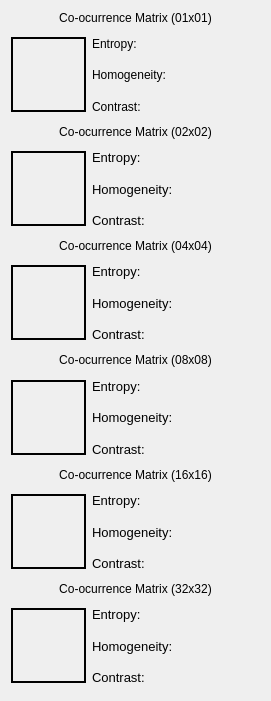
   <widget class="QWidget" name="verticalLayoutWidget">
    <property name="geometry">
     <rect>
      <x>1190</x>
      <y>10</y>
      <width>271</width>
      <height>701</height>
     </rect>
    </property>
    <layout class="QVBoxLayout" name="HaralickDescriptors">
     <item>
      <widget class="QLabel" name="HaralickDescriptors_label_01">
       <property name="sizePolicy">
        <sizepolicy hsizetype="Preferred" vsizetype="Fixed">
         <horstretch>0</horstretch>
         <verstretch>0</verstretch>
        </sizepolicy>
       </property>
       <property name="text">
        <string>Co-ocurrence Matrix (01x01)</string>
       </property>
       <property name="alignment">
        <set>Qt::AlignmentFlag::AlignCenter</set>
       </property>
      </widget>
     </item>
     <item>
      <layout class="QHBoxLayout" name="HaralickDescriptorsView_01">
       <item>
        <widget class="QLabel" name="CoOcurrenceMatrix_01">
         <property name="sizePolicy">
          <sizepolicy hsizetype="Fixed" vsizetype="Fixed">
           <horstretch>0</horstretch>
           <verstretch>1</verstretch>
          </sizepolicy>
         </property>
         <property name="minimumSize">
          <size>
           <width>75</width>
           <height>75</height>
          </size>
         </property>
         <property name="baseSize">
          <size>
           <width>100</width>
           <height>100</height>
          </size>
         </property>
         <property name="autoFillBackground">
          <bool>false</bool>
         </property>
         <property name="styleSheet">
          <string notr="true"/>
         </property>
         <property name="frameShape">
          <enum>QFrame::Shape::Panel</enum>
         </property>
         <property name="lineWidth">
          <number>2</number>
         </property>
         <property name="midLineWidth">
          <number>0</number>
         </property>
         <property name="text">
          <string/>
         </property>
         <property name="alignment">
          <set>Qt::AlignmentFlag::AlignCenter</set>
         </property>
        </widget>
       </item>
       <item>
        <layout class="QGridLayout" name="Haralick_01">
         <item row="1" column="1">
          <widget class="QLabel" name="Homogeneity_01_val">
           <property name="font">
            <font/>
           </property>
           <property name="frameShape">
            <enum>QFrame::Shape::NoFrame</enum>
           </property>
           <property name="text">
            <string/>
           </property>
           <property name="alignment">
            <set>Qt::AlignmentFlag::AlignRight|Qt::AlignmentFlag::AlignTrailing|Qt::AlignmentFlag::AlignVCenter</set>
           </property>
          </widget>
         </item>
         <item row="0" column="0">
          <widget class="QLabel" name="Entropy_01">
           <property name="font">
            <font/>
           </property>
           <property name="frameShape">
            <enum>QFrame::Shape::NoFrame</enum>
           </property>
           <property name="frameShadow">
            <enum>QFrame::Shadow::Plain</enum>
           </property>
           <property name="lineWidth">
            <number>1</number>
           </property>
           <property name="text">
            <string>Entropy:</string>
           </property>
          </widget>
         </item>
         <item row="1" column="0">
          <widget class="QLabel" name="Homogeneity_01">
           <property name="font">
            <font/>
           </property>
           <property name="frameShape">
            <enum>QFrame::Shape::NoFrame</enum>
           </property>
           <property name="text">
            <string>Homogeneity:</string>
           </property>
          </widget>
         </item>
         <item row="0" column="1">
          <widget class="QLabel" name="Entropy_01_val">
           <property name="font">
            <font/>
           </property>
           <property name="frameShape">
            <enum>QFrame::Shape::NoFrame</enum>
           </property>
           <property name="text">
            <string/>
           </property>
           <property name="alignment">
            <set>Qt::AlignmentFlag::AlignRight|Qt::AlignmentFlag::AlignTrailing|Qt::AlignmentFlag::AlignVCenter</set>
           </property>
          </widget>
         </item>
         <item row="2" column="0">
          <widget class="QLabel" name="Contras_01">
           <property name="font">
            <font/>
           </property>
           <property name="frameShape">
            <enum>QFrame::Shape::NoFrame</enum>
           </property>
           <property name="text">
            <string>Contrast:</string>
           </property>
          </widget>
         </item>
         <item row="2" column="1">
          <widget class="QLabel" name="Contrast_01_val">
           <property name="font">
            <font/>
           </property>
           <property name="frameShape">
            <enum>QFrame::Shape::NoFrame</enum>
           </property>
           <property name="text">
            <string/>
           </property>
           <property name="alignment">
            <set>Qt::AlignmentFlag::AlignRight|Qt::AlignmentFlag::AlignTrailing|Qt::AlignmentFlag::AlignVCenter</set>
           </property>
          </widget>
         </item>
        </layout>
       </item>
      </layout>
     </item>
     <item>
      <widget class="QLabel" name="HaralickDescriptors_label_02">
       <property name="sizePolicy">
        <sizepolicy hsizetype="Preferred" vsizetype="Fixed">
         <horstretch>0</horstretch>
         <verstretch>0</verstretch>
        </sizepolicy>
       </property>
       <property name="text">
        <string>Co-ocurrence Matrix (02x02)</string>
       </property>
       <property name="alignment">
        <set>Qt::AlignmentFlag::AlignCenter</set>
       </property>
      </widget>
     </item>
     <item>
      <layout class="QHBoxLayout" name="HaralickDescriptorsView_02">
       <item>
        <widget class="QLabel" name="CoOcurrenceMatrix_02">
         <property name="sizePolicy">
          <sizepolicy hsizetype="Fixed" vsizetype="Fixed">
           <horstretch>0</horstretch>
           <verstretch>1</verstretch>
          </sizepolicy>
         </property>
         <property name="minimumSize">
          <size>
           <width>75</width>
           <height>75</height>
          </size>
         </property>
         <property name="baseSize">
          <size>
           <width>100</width>
           <height>100</height>
          </size>
         </property>
         <property name="autoFillBackground">
          <bool>false</bool>
         </property>
         <property name="styleSheet">
          <string notr="true"/>
         </property>
         <property name="frameShape">
          <enum>QFrame::Shape::Panel</enum>
         </property>
         <property name="lineWidth">
          <number>2</number>
         </property>
         <property name="midLineWidth">
          <number>0</number>
         </property>
         <property name="text">
          <string/>
         </property>
         <property name="alignment">
          <set>Qt::AlignmentFlag::AlignCenter</set>
         </property>
        </widget>
       </item>
       <item>
        <layout class="QGridLayout" name="Haralick_02">
         <item row="1" column="1">
          <widget class="QLabel" name="Homogeneity_02_val">
           <property name="font">
            <font>
             <pointsize>10</pointsize>
            </font>
           </property>
           <property name="frameShape">
            <enum>QFrame::Shape::NoFrame</enum>
           </property>
           <property name="text">
            <string/>
           </property>
           <property name="alignment">
            <set>Qt::AlignmentFlag::AlignRight|Qt::AlignmentFlag::AlignTrailing|Qt::AlignmentFlag::AlignVCenter</set>
           </property>
          </widget>
         </item>
         <item row="0" column="0">
          <widget class="QLabel" name="Entropy_02">
           <property name="font">
            <font>
             <pointsize>10</pointsize>
            </font>
           </property>
           <property name="frameShape">
            <enum>QFrame::Shape::NoFrame</enum>
           </property>
           <property name="text">
            <string>Entropy:</string>
           </property>
          </widget>
         </item>
         <item row="1" column="0">
          <widget class="QLabel" name="Homogeneity_02">
           <property name="font">
            <font>
             <pointsize>10</pointsize>
            </font>
           </property>
           <property name="frameShape">
            <enum>QFrame::Shape::NoFrame</enum>
           </property>
           <property name="text">
            <string>Homogeneity:</string>
           </property>
          </widget>
         </item>
         <item row="0" column="1">
          <widget class="QLabel" name="Entropy_02_val">
           <property name="font">
            <font>
             <pointsize>10</pointsize>
            </font>
           </property>
           <property name="frameShape">
            <enum>QFrame::Shape::NoFrame</enum>
           </property>
           <property name="text">
            <string/>
           </property>
           <property name="alignment">
            <set>Qt::AlignmentFlag::AlignRight|Qt::AlignmentFlag::AlignTrailing|Qt::AlignmentFlag::AlignVCenter</set>
           </property>
          </widget>
         </item>
         <item row="2" column="0">
          <widget class="QLabel" name="Contras_02">
           <property name="font">
            <font>
             <pointsize>10</pointsize>
            </font>
           </property>
           <property name="frameShape">
            <enum>QFrame::Shape::NoFrame</enum>
           </property>
           <property name="text">
            <string>Contrast:</string>
           </property>
          </widget>
         </item>
         <item row="2" column="1">
          <widget class="QLabel" name="Contrast_02_val">
           <property name="font">
            <font>
             <pointsize>10</pointsize>
            </font>
           </property>
           <property name="frameShape">
            <enum>QFrame::Shape::NoFrame</enum>
           </property>
           <property name="text">
            <string/>
           </property>
           <property name="alignment">
            <set>Qt::AlignmentFlag::AlignRight|Qt::AlignmentFlag::AlignTrailing|Qt::AlignmentFlag::AlignVCenter</set>
           </property>
          </widget>
         </item>
        </layout>
       </item>
      </layout>
     </item>
     <item>
      <widget class="QLabel" name="HaralickDescriptors_label_04">
       <property name="sizePolicy">
        <sizepolicy hsizetype="Preferred" vsizetype="Fixed">
         <horstretch>0</horstretch>
         <verstretch>0</verstretch>
        </sizepolicy>
       </property>
       <property name="text">
        <string>Co-ocurrence Matrix (04x04)</string>
       </property>
       <property name="alignment">
        <set>Qt::AlignmentFlag::AlignCenter</set>
       </property>
      </widget>
     </item>
     <item>
      <layout class="QHBoxLayout" name="HaralickDescriptorsView_04">
       <item>
        <widget class="QLabel" name="CoOcurrenceMatrix_04">
         <property name="sizePolicy">
          <sizepolicy hsizetype="Fixed" vsizetype="Fixed">
           <horstretch>0</horstretch>
           <verstretch>1</verstretch>
          </sizepolicy>
         </property>
         <property name="minimumSize">
          <size>
           <width>75</width>
           <height>75</height>
          </size>
         </property>
         <property name="baseSize">
          <size>
           <width>100</width>
           <height>100</height>
          </size>
         </property>
         <property name="autoFillBackground">
          <bool>false</bool>
         </property>
         <property name="styleSheet">
          <string notr="true"/>
         </property>
         <property name="frameShape">
          <enum>QFrame::Shape::Panel</enum>
         </property>
         <property name="lineWidth">
          <number>2</number>
         </property>
         <property name="midLineWidth">
          <number>0</number>
         </property>
         <property name="text">
          <string/>
         </property>
         <property name="alignment">
          <set>Qt::AlignmentFlag::AlignCenter</set>
         </property>
        </widget>
       </item>
       <item>
        <layout class="QGridLayout" name="Haralick_04">
         <item row="1" column="1">
          <widget class="QLabel" name="Homogeneity_04_val">
           <property name="font">
            <font>
             <pointsize>10</pointsize>
            </font>
           </property>
           <property name="frameShape">
            <enum>QFrame::Shape::NoFrame</enum>
           </property>
           <property name="text">
            <string/>
           </property>
           <property name="alignment">
            <set>Qt::AlignmentFlag::AlignRight|Qt::AlignmentFlag::AlignTrailing|Qt::AlignmentFlag::AlignVCenter</set>
           </property>
          </widget>
         </item>
         <item row="0" column="1">
          <widget class="QLabel" name="Entropy_04_val">
           <property name="font">
            <font>
             <pointsize>10</pointsize>
            </font>
           </property>
           <property name="frameShape">
            <enum>QFrame::Shape::NoFrame</enum>
           </property>
           <property name="text">
            <string/>
           </property>
           <property name="alignment">
            <set>Qt::AlignmentFlag::AlignRight|Qt::AlignmentFlag::AlignTrailing|Qt::AlignmentFlag::AlignVCenter</set>
           </property>
          </widget>
         </item>
         <item row="2" column="0">
          <widget class="QLabel" name="Contras_04">
           <property name="font">
            <font>
             <pointsize>10</pointsize>
            </font>
           </property>
           <property name="frameShape">
            <enum>QFrame::Shape::NoFrame</enum>
           </property>
           <property name="text">
            <string>Contrast:</string>
           </property>
          </widget>
         </item>
         <item row="0" column="0">
          <widget class="QLabel" name="Entropy_04">
           <property name="font">
            <font>
             <pointsize>10</pointsize>
            </font>
           </property>
           <property name="frameShape">
            <enum>QFrame::Shape::NoFrame</enum>
           </property>
           <property name="text">
            <string>Entropy:</string>
           </property>
          </widget>
         </item>
         <item row="2" column="1">
          <widget class="QLabel" name="Contrast_04_val">
           <property name="font">
            <font>
             <pointsize>10</pointsize>
            </font>
           </property>
           <property name="frameShape">
            <enum>QFrame::Shape::NoFrame</enum>
           </property>
           <property name="text">
            <string/>
           </property>
           <property name="alignment">
            <set>Qt::AlignmentFlag::AlignRight|Qt::AlignmentFlag::AlignTrailing|Qt::AlignmentFlag::AlignVCenter</set>
           </property>
          </widget>
         </item>
         <item row="1" column="0">
          <widget class="QLabel" name="Homogeneity_04">
           <property name="font">
            <font>
             <pointsize>10</pointsize>
            </font>
           </property>
           <property name="frameShape">
            <enum>QFrame::Shape::NoFrame</enum>
           </property>
           <property name="text">
            <string>Homogeneity:</string>
           </property>
          </widget>
         </item>
        </layout>
       </item>
      </layout>
     </item>
     <item>
      <widget class="QLabel" name="HaralickDescriptors_label_08">
       <property name="sizePolicy">
        <sizepolicy hsizetype="Preferred" vsizetype="Fixed">
         <horstretch>0</horstretch>
         <verstretch>0</verstretch>
        </sizepolicy>
       </property>
       <property name="text">
        <string>Co-ocurrence Matrix (08x08)</string>
       </property>
       <property name="alignment">
        <set>Qt::AlignmentFlag::AlignCenter</set>
       </property>
      </widget>
     </item>
     <item>
      <layout class="QHBoxLayout" name="HaralickDescriptorsView_08">
       <item>
        <widget class="QLabel" name="CoOcurrenceMatrix_08">
         <property name="sizePolicy">
          <sizepolicy hsizetype="Fixed" vsizetype="Fixed">
           <horstretch>0</horstretch>
           <verstretch>1</verstretch>
          </sizepolicy>
         </property>
         <property name="minimumSize">
          <size>
           <width>75</width>
           <height>75</height>
          </size>
         </property>
         <property name="baseSize">
          <size>
           <width>100</width>
           <height>100</height>
          </size>
         </property>
         <property name="autoFillBackground">
          <bool>false</bool>
         </property>
         <property name="styleSheet">
          <string notr="true"/>
         </property>
         <property name="frameShape">
          <enum>QFrame::Shape::Panel</enum>
         </property>
         <property name="lineWidth">
          <number>2</number>
         </property>
         <property name="midLineWidth">
          <number>0</number>
         </property>
         <property name="text">
          <string/>
         </property>
         <property name="alignment">
          <set>Qt::AlignmentFlag::AlignCenter</set>
         </property>
        </widget>
       </item>
       <item>
        <layout class="QGridLayout" name="Haralick_08">
         <item row="1" column="1">
          <widget class="QLabel" name="Homogeneity_08_val">
           <property name="font">
            <font>
             <pointsize>10</pointsize>
            </font>
           </property>
           <property name="frameShape">
            <enum>QFrame::Shape::NoFrame</enum>
           </property>
           <property name="text">
            <string/>
           </property>
           <property name="alignment">
            <set>Qt::AlignmentFlag::AlignRight|Qt::AlignmentFlag::AlignTrailing|Qt::AlignmentFlag::AlignVCenter</set>
           </property>
          </widget>
         </item>
         <item row="0" column="0">
          <widget class="QLabel" name="Entropy_08">
           <property name="font">
            <font>
             <pointsize>10</pointsize>
            </font>
           </property>
           <property name="frameShape">
            <enum>QFrame::Shape::NoFrame</enum>
           </property>
           <property name="text">
            <string>Entropy:</string>
           </property>
          </widget>
         </item>
         <item row="1" column="0">
          <widget class="QLabel" name="Homogeneity_08">
           <property name="font">
            <font>
             <pointsize>10</pointsize>
            </font>
           </property>
           <property name="frameShape">
            <enum>QFrame::Shape::NoFrame</enum>
           </property>
           <property name="text">
            <string>Homogeneity:</string>
           </property>
          </widget>
         </item>
         <item row="0" column="1">
          <widget class="QLabel" name="Entropy_08_val">
           <property name="font">
            <font>
             <pointsize>10</pointsize>
            </font>
           </property>
           <property name="frameShape">
            <enum>QFrame::Shape::NoFrame</enum>
           </property>
           <property name="text">
            <string/>
           </property>
           <property name="alignment">
            <set>Qt::AlignmentFlag::AlignRight|Qt::AlignmentFlag::AlignTrailing|Qt::AlignmentFlag::AlignVCenter</set>
           </property>
          </widget>
         </item>
         <item row="2" column="0">
          <widget class="QLabel" name="Contras_08">
           <property name="font">
            <font>
             <pointsize>10</pointsize>
            </font>
           </property>
           <property name="frameShape">
            <enum>QFrame::Shape::NoFrame</enum>
           </property>
           <property name="text">
            <string>Contrast:</string>
           </property>
          </widget>
         </item>
         <item row="2" column="1">
          <widget class="QLabel" name="Contrast_08_val">
           <property name="font">
            <font>
             <pointsize>10</pointsize>
            </font>
           </property>
           <property name="frameShape">
            <enum>QFrame::Shape::NoFrame</enum>
           </property>
           <property name="text">
            <string/>
           </property>
           <property name="alignment">
            <set>Qt::AlignmentFlag::AlignRight|Qt::AlignmentFlag::AlignTrailing|Qt::AlignmentFlag::AlignVCenter</set>
           </property>
          </widget>
         </item>
        </layout>
       </item>
      </layout>
     </item>
     <item>
      <widget class="QLabel" name="HaralickDescriptors_label_16">
       <property name="sizePolicy">
        <sizepolicy hsizetype="Preferred" vsizetype="Fixed">
         <horstretch>0</horstretch>
         <verstretch>0</verstretch>
        </sizepolicy>
       </property>
       <property name="text">
        <string>Co-ocurrence Matrix (16x16)</string>
       </property>
       <property name="alignment">
        <set>Qt::AlignmentFlag::AlignCenter</set>
       </property>
      </widget>
     </item>
     <item>
      <layout class="QHBoxLayout" name="HaralickDescriptorsView_16">
       <item>
        <widget class="QLabel" name="CoOcurrenceMatrix_16">
         <property name="sizePolicy">
          <sizepolicy hsizetype="Fixed" vsizetype="Fixed">
           <horstretch>0</horstretch>
           <verstretch>1</verstretch>
          </sizepolicy>
         </property>
         <property name="minimumSize">
          <size>
           <width>75</width>
           <height>75</height>
          </size>
         </property>
         <property name="baseSize">
          <size>
           <width>100</width>
           <height>100</height>
          </size>
         </property>
         <property name="autoFillBackground">
          <bool>false</bool>
         </property>
         <property name="styleSheet">
          <string notr="true"/>
         </property>
         <property name="frameShape">
          <enum>QFrame::Shape::Panel</enum>
         </property>
         <property name="lineWidth">
          <number>2</number>
         </property>
         <property name="midLineWidth">
          <number>0</number>
         </property>
         <property name="text">
          <string/>
         </property>
         <property name="alignment">
          <set>Qt::AlignmentFlag::AlignCenter</set>
         </property>
        </widget>
       </item>
       <item>
        <layout class="QGridLayout" name="Haralick_16">
         <item row="1" column="1">
          <widget class="QLabel" name="Homogeneity_16_val">
           <property name="font">
            <font>
             <pointsize>10</pointsize>
            </font>
           </property>
           <property name="frameShape">
            <enum>QFrame::Shape::NoFrame</enum>
           </property>
           <property name="text">
            <string/>
           </property>
           <property name="alignment">
            <set>Qt::AlignmentFlag::AlignRight|Qt::AlignmentFlag::AlignTrailing|Qt::AlignmentFlag::AlignVCenter</set>
           </property>
          </widget>
         </item>
         <item row="0" column="0">
          <widget class="QLabel" name="Entropy_16">
           <property name="font">
            <font>
             <pointsize>10</pointsize>
            </font>
           </property>
           <property name="frameShape">
            <enum>QFrame::Shape::NoFrame</enum>
           </property>
           <property name="text">
            <string>Entropy:</string>
           </property>
          </widget>
         </item>
         <item row="1" column="0">
          <widget class="QLabel" name="Homogeneity_16">
           <property name="font">
            <font>
             <pointsize>10</pointsize>
            </font>
           </property>
           <property name="frameShape">
            <enum>QFrame::Shape::NoFrame</enum>
           </property>
           <property name="text">
            <string>Homogeneity:</string>
           </property>
          </widget>
         </item>
         <item row="0" column="1">
          <widget class="QLabel" name="Entropy_16_val">
           <property name="font">
            <font>
             <pointsize>10</pointsize>
            </font>
           </property>
           <property name="frameShape">
            <enum>QFrame::Shape::NoFrame</enum>
           </property>
           <property name="text">
            <string/>
           </property>
           <property name="alignment">
            <set>Qt::AlignmentFlag::AlignRight|Qt::AlignmentFlag::AlignTrailing|Qt::AlignmentFlag::AlignVCenter</set>
           </property>
          </widget>
         </item>
         <item row="2" column="0">
          <widget class="QLabel" name="Contras_16">
           <property name="font">
            <font>
             <pointsize>10</pointsize>
            </font>
           </property>
           <property name="frameShape">
            <enum>QFrame::Shape::NoFrame</enum>
           </property>
           <property name="text">
            <string>Contrast:</string>
           </property>
          </widget>
         </item>
         <item row="2" column="1">
          <widget class="QLabel" name="Contrast_16_val">
           <property name="font">
            <font>
             <pointsize>10</pointsize>
            </font>
           </property>
           <property name="frameShape">
            <enum>QFrame::Shape::NoFrame</enum>
           </property>
           <property name="text">
            <string/>
           </property>
           <property name="alignment">
            <set>Qt::AlignmentFlag::AlignRight|Qt::AlignmentFlag::AlignTrailing|Qt::AlignmentFlag::AlignVCenter</set>
           </property>
          </widget>
         </item>
        </layout>
       </item>
      </layout>
     </item>
     <item>
      <widget class="QLabel" name="HaralickDescriptors_label_32">
       <property name="sizePolicy">
        <sizepolicy hsizetype="Preferred" vsizetype="Fixed">
         <horstretch>0</horstretch>
         <verstretch>0</verstretch>
        </sizepolicy>
       </property>
       <property name="text">
        <string>Co-ocurrence Matrix (32x32)</string>
       </property>
       <property name="alignment">
        <set>Qt::AlignmentFlag::AlignCenter</set>
       </property>
      </widget>
     </item>
     <item>
      <layout class="QHBoxLayout" name="HaralickDescriptorsView_32">
       <item>
        <widget class="QLabel" name="CoOcurrenceMatrix_32">
         <property name="sizePolicy">
          <sizepolicy hsizetype="Fixed" vsizetype="Fixed">
           <horstretch>0</horstretch>
           <verstretch>1</verstretch>
          </sizepolicy>
         </property>
         <property name="minimumSize">
          <size>
           <width>75</width>
           <height>75</height>
          </size>
         </property>
         <property name="baseSize">
          <size>
           <width>100</width>
           <height>100</height>
          </size>
         </property>
         <property name="autoFillBackground">
          <bool>false</bool>
         </property>
         <property name="styleSheet">
          <string notr="true"/>
         </property>
         <property name="frameShape">
          <enum>QFrame::Shape::Panel</enum>
         </property>
         <property name="lineWidth">
          <number>2</number>
         </property>
         <property name="midLineWidth">
          <number>0</number>
         </property>
         <property name="text">
          <string/>
         </property>
         <property name="alignment">
          <set>Qt::AlignmentFlag::AlignCenter</set>
         </property>
        </widget>
       </item>
       <item>
        <layout class="QGridLayout" name="Haralick_32">
         <item row="1" column="1">
          <widget class="QLabel" name="Homogeneity_32_val">
           <property name="font">
            <font>
             <pointsize>10</pointsize>
            </font>
           </property>
           <property name="frameShape">
            <enum>QFrame::Shape::NoFrame</enum>
           </property>
           <property name="text">
            <string/>
           </property>
           <property name="alignment">
            <set>Qt::AlignmentFlag::AlignRight|Qt::AlignmentFlag::AlignTrailing|Qt::AlignmentFlag::AlignVCenter</set>
           </property>
          </widget>
         </item>
         <item row="0" column="0">
          <widget class="QLabel" name="Entropy_32">
           <property name="font">
            <font>
             <pointsize>10</pointsize>
            </font>
           </property>
           <property name="frameShape">
            <enum>QFrame::Shape::NoFrame</enum>
           </property>
           <property name="text">
            <string>Entropy:</string>
           </property>
          </widget>
         </item>
         <item row="1" column="0">
          <widget class="QLabel" name="Homogeneity_32">
           <property name="font">
            <font>
             <pointsize>10</pointsize>
            </font>
           </property>
           <property name="frameShape">
            <enum>QFrame::Shape::NoFrame</enum>
           </property>
           <property name="text">
            <string>Homogeneity:</string>
           </property>
          </widget>
         </item>
         <item row="0" column="1">
          <widget class="QLabel" name="Entropy_32_val">
           <property name="font">
            <font>
             <pointsize>10</pointsize>
            </font>
           </property>
           <property name="frameShape">
            <enum>QFrame::Shape::NoFrame</enum>
           </property>
           <property name="text">
            <string/>
           </property>
           <property name="alignment">
            <set>Qt::AlignmentFlag::AlignRight|Qt::AlignmentFlag::AlignTrailing|Qt::AlignmentFlag::AlignVCenter</set>
           </property>
          </widget>
         </item>
         <item row="2" column="0">
          <widget class="QLabel" name="Contras_32">
           <property name="font">
            <font>
             <pointsize>10</pointsize>
            </font>
           </property>
           <property name="frameShape">
            <enum>QFrame::Shape::NoFrame</enum>
           </property>
           <property name="text">
            <string>Contrast:</string>
           </property>
          </widget>
         </item>
         <item row="2" column="1">
          <widget class="QLabel" name="Contrast_32_val">
           <property name="font">
            <font>
             <pointsize>10</pointsize>
            </font>
           </property>
           <property name="frameShape">
            <enum>QFrame::Shape::NoFrame</enum>
           </property>
           <property name="text">
            <string/>
           </property>
           <property name="alignment">
            <set>Qt::AlignmentFlag::AlignRight|Qt::AlignmentFlag::AlignTrailing|Qt::AlignmentFlag::AlignVCenter</set>
           </property>
          </widget>
         </item>
        </layout>
       </item>
      </layout>
     </item>
    </layout>
   </widget>
